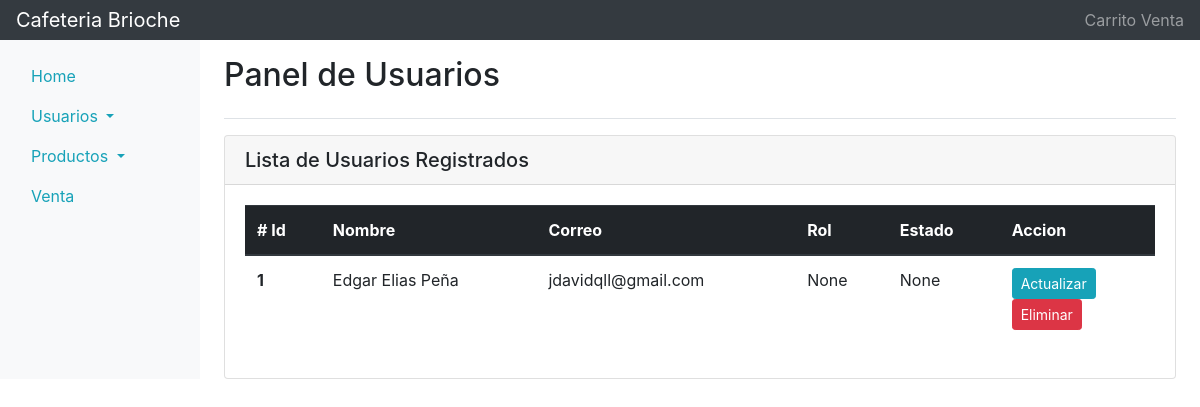
Page /usuario/modificar on the earlier database version.
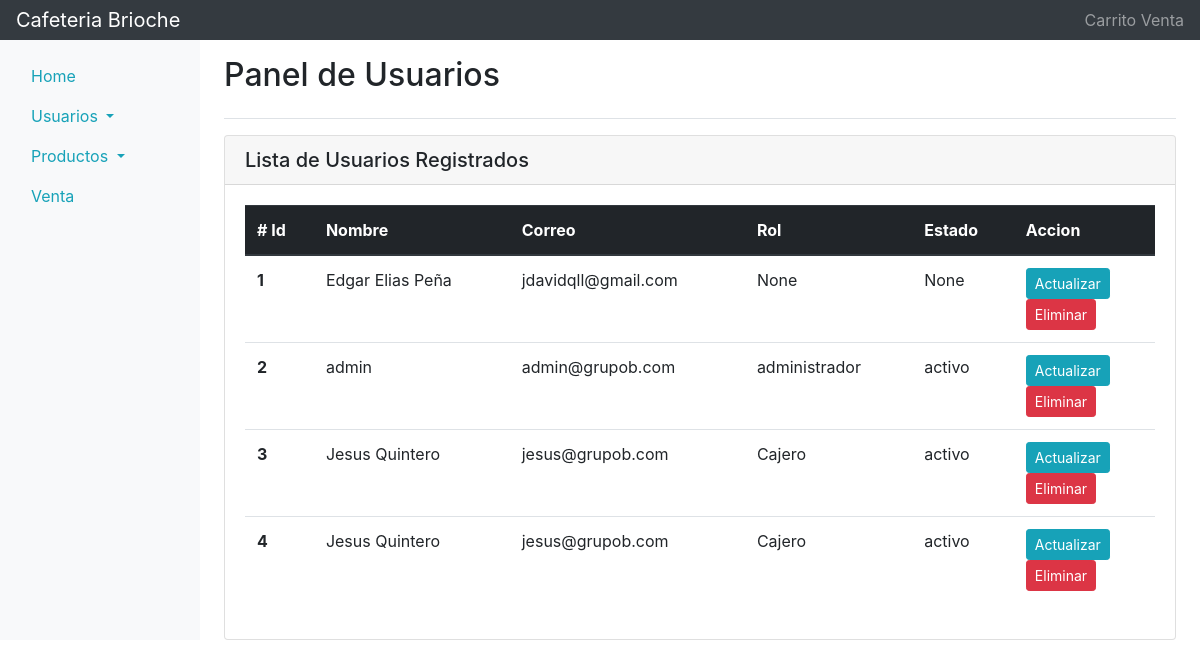
Same page on the later database version.
### tables this page shows
CREATE TABLE USUARIOS (IDUSUARIO INTEGER PRIMARY KEY AUTOINCREMENT, NOMBRE VARCHAR (128) NOT NULL, CONTRASENA VARCHAR (64), CORREO VARCHAR (32) NOT NULL, ROL VARHCAR (16), ESTADO VARCHAR (16));

### Flask/app.py (the view)
@app.route("/usuario/modificar", methods=['GET', 'POST'])
def modificarUsuario():
    if request.method == 'POST':
        return render_template('home.html')
    else:
        con = sqlite3.connect("brioche.db")
        con.row_factory = sqlite3.Row
        cur = con.cursor()
        cur.execute("SELECT * FROM USUARIOS")
        rows = cur.fetchall()
        return render_template('panel-usuarios-modificar.html', rows = rows)

### Flask/templates/panel-usuarios-modificar.html (shortened to what this page needs)
<!doctype html>
<html lang="es">
<head>
    <link rel="stylesheet" href="https://maxcdn.bootstrapcdn.com/bootstrap/4.0.0/css/bootstrap.min.css">
</head>
<body>
    <nav class="navbar navbar-dark sticky-top bg-dark flex-md-nowrap p-0 shadow">
        <a class="navbar-brand col-md-3 col-lg-2 mr-0 px-3" href="#">Cafeteria Brioche</a>
        <ul class="navbar-nav px-3">
          <li class="nav-item text-nowrap">
            <a href="#" class="nav-link">Carrito Venta</a>
          </li>
        </ul>
    </nav>
    <div class="container-fluid">
        <div class="row">
            <nav class="col-md-3 col-lg-2 d-md-block bg-light sidebar" id="sidebarMenu">
                <div class="sidebar-stiky pt-3">
                    <ul class="nav flex-column">
                        <li class="nav-item">
                            <a href="/home" class="nav-link">
                            <span data-feather="home">Home</span>
                            </a>
                        </li>
                        <li class="nav-item">
                            <a href="#userSubmenu" class="nav-link active dropdown-toggle" data-toggle="collapse" aria-expanded="false" class="dropdown-toggle">
                                <span data-feather="shopping-cart">Usuarios</span>
                            </a>
                        </li>
                        <li class="nav-item">
                            <a href="#homeSubmenu" class="nav-link active dropdown-toggle" data-toggle="collapse" aria-expanded="false" class="dropdown-toggle">
                                <span data-feather="shopping-cart">Productos</span>
                            </a>
                        </li>
                        <li class="nav-item">
                            <a href="/ventas" class="nav-link">
                            <span data-feather="home">Venta</span>
                            </a>
                        </li>
                    </ul>
                </div>
            </nav>
            <main role="main" class="col-md-9 ml-sm-auto col-lg-10 px-md-4">
                <div class="d-flex justify-content-between flex-wrap flex-md-nowrap align-items-center pt-3 pb-3 mb-3 border-bottom">
                    <h1 class="h2">Panel de Usuarios</h1>
                </div>
                <div class="card">
                    <h5 class="card-header">Lista de Usuarios Registrados</h5>
                        <div class="card-body">
                            <table class="table">
                                <thead class="thead-dark">
                                    <tr>
                                    <th scope="col"># Id</th>
                                    <th scope="col">Nombre</th>
                                    <th scope="col">Correo</th>
                                    <th scope="col">Rol</th>
                                    <th scope="col">Estado</th>
                                    <th scope="col">Accion</th>
                                    </tr>
                                </thead>
                                <tbody>
                                    {% for row in rows %}
                                        <tr>
                                            <th scope="row">{{row["IDUSUARIO"]}}</th>
                                            <td>{{row["NOMBRE"]}}</td>
                                            <td>{{row["CORREO"]}}</td>
                                            <td>{{row["ROL"]}}</td>
                                            <td>{{row["ESTADO"]}}</td>
                                            <td>
                                                <a href="/usuario/actualizar/{{row.IDUSUARIO}}" class="btn btn-info btn-sm">Actualizar</a>
                                                <form action="/usuario/actualizar/{{row.IDUSUARIO}}" method="POST">
                                                    <button type="submit" class="btn btn-danger btn-sm">Eliminar</button>
                                                </form>
                                            </td>
                                        </tr>
                                    {% endfor %}
                                </tbody>
                            </table>
                        </div>
                </div>
            </main>
        </div>
    </div>
</body>
</html>

### Flask/templates/panel-usuarios-modificar.html (style rules this page uses)
a { color: #17a2b8; }

Differences in the rows shown:
added USUARIOS: IDUSUARIO "2", NOMBRE "admin", CORREO "admin@grupob.com", ROL "administrador", ESTADO "activo"
added USUARIOS: IDUSUARIO "3", NOMBRE "Jesus Quintero", CORREO "jesus@grupob.com", ROL "Cajero", ESTADO "activo"
added USUARIOS: IDUSUARIO "4", NOMBRE "Jesus Quintero", CORREO "jesus@grupob.com", ROL "Cajero", ESTADO "activo"
